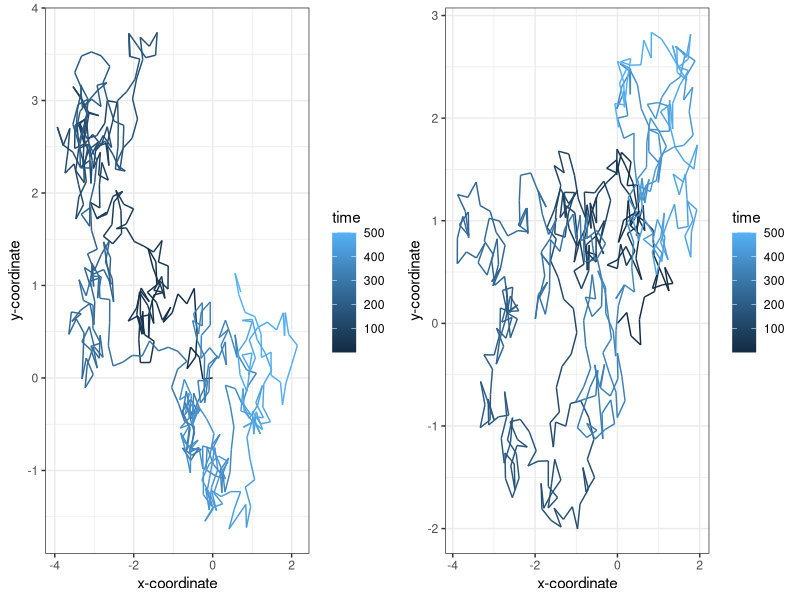

Write the R code that produced this figure.
#install.packages("ggplot2")
#install.packages("gridExtra")
library(ggplot2)
library(gridExtra)


random_walk  <- function (n_steps) {
  
  df <- data.frame(x = rep(NA, n_steps), y = rep(NA, n_steps), time = 1:n_steps)
  
  df[1,] <- c(0,0,1)
  
  for (i in 2:n_steps) {
    
    h <- 0.25
    
    angle <- runif(1, min = 0, max = 2*pi)
    
    df[i,1] <- df[i-1,1] + cos(angle)*h
    
    df[i,2] <- df[i-1,2] + sin(angle)*h
    
    df[i,3] <- i
    
  }
  
  return(df)
  
}
set.seed(10)
data1 <- random_walk(500)

plot1 <- ggplot(aes(x = x, y = y), data = data1) +
  
  geom_path(aes(colour = time)) +
  
  theme_bw() +
  
  xlab("x-coordinate") +
  
  ylab("y-coordinate")

set.seed(12)
data2 <- random_walk(500)

plot2 <- ggplot(aes(x = x, y = y), data = data2) +
  
  geom_path(aes(colour = time)) +
  
  theme_bw() +
  
  xlab("x-coordinate") +
  
  ylab("y-coordinate")

grid.arrange(plot1, plot2, ncol=2)
